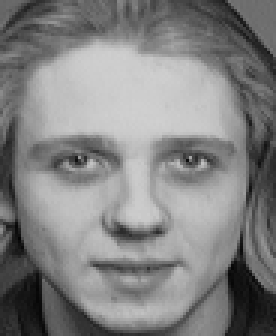
#> input picture 数字图像处理/week13-SIFT算法/ORLdataset/s12/1.pgm, 92 x 112 px, found by its file name (shown 3 times larger)
$ jupyter execute --allow-errors '练习-FaceRecognize.ipynb'
#> lines starting #> are read from the running program, lines starting #| are printed output that depends on the picture
# 基于LBPH的人脸识别

1. 代码整体结构
实现一个简单的人脸识别系统，主要流程包括：

- 1.加载训练图像与对应标签
- 2.创建识别器
- 3.训练模型
- 4.预测新图像
- 5.输出结果

[cell 1]
import cv2                  # OpenCV计算机视觉库
import numpy as np            # NumPy数值计算库
import os                     # 操作系统接口，用于文件路径和目录遍历

## 1.加载训练图像与标签

[cell 2]
# 数据集路径（需包含子文件夹，每个子文件夹为一个类别）
dataset_path = 'path/to/faces'
faces = []   # 存储所有人脸图像
labels = []  # 存储对应的类别标签

# enumerate自动为每个子文件夹分配从0开始的整数标签
#> (the rest of this cell did not finish here and is left out)

[cell 3]
import cv2
import numpy as np
import os

# 使用ORL人脸数据集的正确路径（包含40个人各10张照片）
dataset_path = "img/ORLdataset"

faces = []
labels = []

valid_ext = [".bmp", ".jpg", ".jpeg", ".png", ".pgm"]  # 允许的图片扩展名

for label, person in enumerate(os.listdir(dataset_path)):
    person_path = os.path.join(dataset_path, person)

    if not os.path.isdir(person_path):  # 跳过非文件夹（如.DS_Store）
        continue

    for img_name in os.listdir(person_path):

        ext = os.path.splitext(img_name)[1].lower()  # 获取文件扩展名
        if ext not in valid_ext:
            print("跳过非图片文件:", img_name)
            continue

        img_path = os.path.join(person_path, img_name)
        img = cv2.imread(img_path, cv2.IMREAD_GRAYSCALE)  # 灰度模式读取
#> img is the input picture: shape (112, 92); min 2, max 208, mean 129.8

        if img is None:  # 防止读取失败（如macOS的._开头的元数据文件）
            print("读取失败:", img_path)
            continue

        img = cv2.resize(img, (100, 100))  # 统一尺寸为100x100
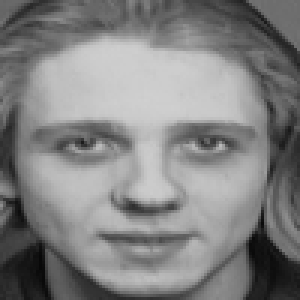
#> img: shape (100, 100) (shown 3 times larger); min 8, max 208, mean 129.7
        faces.append(img)
        labels.append(label)  # 每个子文件夹对应一个整数标签
#> pass 2 of the loop `for label, person in enumerate(os.listdir(dataset_path)):`:
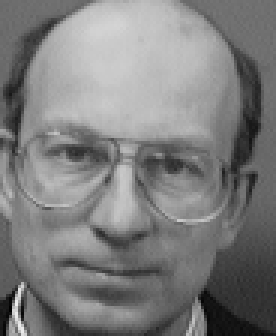
#> input picture 数字图像处理/week13-SIFT算法/ORLdataset/s13/2.pgm, 92 x 112 px, found by its file name (shown 3 times larger)
#> img is the input picture: shape (112, 92); min 0, max 240, mean 125.4
#> `img = cv2.resize(img, (100, 100))`:
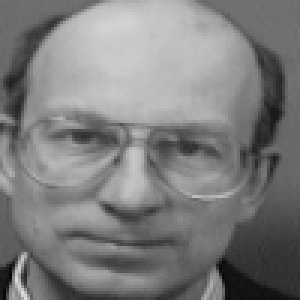
#> img: shape (100, 100) (shown 3 times larger); min 7, max 223, mean 125.3
#> pass 3 of the loop `for label, person in enumerate(os.listdir(dataset_path)):`:
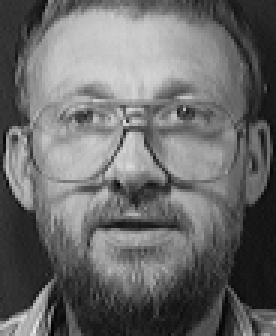
#> input picture 数字图像处理/week13-SIFT算法/ORLdataset/s14/1.pgm, 92 x 112 px, found by its file name (shown 3 times larger)
#> img is the input picture: shape (112, 92); min 2, max 233, mean 106.5
#> `img = cv2.resize(img, (100, 100))`:
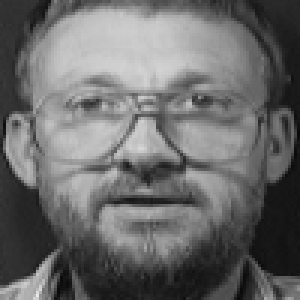
#> img: shape (100, 100) (shown 3 times larger); min 9, max 232, mean 106.3
#> the loop made 4 passes; the first 3 are shown

faces = np.array(faces, dtype=np.uint8)
labels = np.array(labels)

print("读取成功的图像数量:", len(faces))
print("标签数量:", len(labels))

## 2. 创建识别器

[cell 4]
# 创建LBPH（Local Binary Pattern Histograms）人脸识别器
# threshold=80：置信度上限阈值，distance大于80视为"无法识别"
recognizer = cv2.face.LBPHFaceRecognizer_create(threshold=80)

print("识别器创建成功：", recognizer)

## 3.训练模型

[cell 5]
# 使用faces（图像数组）和labels（标签数组）训练识别器
recognizer.train(faces, labels)
print("模型训练完成！")

## 4.预测新图像

[cell 6]
# 从ORL数据集中选取一张测试图片进行预测
test_img_path = os.path.join("img/ORLdataset", "s1", "1.bmp")  # 第1个人的第1张图

# 读入并预处理：灰度模式 + 统一尺寸为100x100
test_img = cv2.imread(test_img_path, cv2.IMREAD_GRAYSCALE)
test_img = cv2.resize(test_img, (100, 100))

# predict返回：pred_label=预测的类别编号，confidence=与最匹配类别的距离
pred_label, confidence = recognizer.predict(test_img)
#> pred_label = 0; confidence = 0

print("预测得到的类别编号：", pred_label)
#| 预测得到的类别编号： 0
print("对应的距离（置信度，越小越像）：", confidence)
#| 对应的距离（置信度，越小越像）： 0.0

## 5.输出结果

[cell 7]
# 将数字标签转换为可读的人名（ORL数据集中s1~s40表示40个人）
pred_person = f"s{pred_label + 1}"  # 标签从0开始，文件夹名从s1开始
#> pred_person = 's1'

print("预测结果：", pred_person)
#| 预测结果： s1
print("置信度（越小越像）：", confidence)
#| 置信度（越小越像）： 0.0

[cell 8]
import cv2
import numpy as np
import os

dataset_path = "img/ORLdataset"

faces = []
labels = []
test_faces = []    # 存储测试集图像
test_labels = []   # 存储测试集标签

valid_ext = [".bmp"]   # 只用bmp格式，跳过macOS的._开头的元数据文件

for label, person in enumerate(os.listdir(dataset_path)):
    person_path = os.path.join(dataset_path, person)

    if not os.path.isdir(person_path):
        continue

    # 过滤出干净的图片列表：不以._开头，后缀是.bmp
    img_files = [
        f for f in os.listdir(person_path)
        if (not f.startswith("._")) and os.path.splitext(f)[1].lower() in valid_ext
    ]
    img_files = sorted(img_files)   # 排序保证1.bmp~10.bmp顺序一致

    if len(img_files) == 0:
        print("这个人没有有效图片：", person_path)
        continue

    # 每个人的最后一张图作为测试集，其余作为训练集
    test_img_name = img_files[-1]
    test_img_path = os.path.join(person_path, test_img_name)
    test_img = cv2.imread(test_img_path, 0)  # 0表示灰度模式
    test_img = cv2.resize(test_img, (100, 100))
    test_faces.append(test_img)
    test_labels.append(label)

    # 其余图片作为训练样本
    for img_name in img_files[:-1]:
        img_path = os.path.join(person_path, img_name)
        img = cv2.imread(img_path, 0)
        if img is None:
            print("训练图读取失败：", img_path)
            continue
        img = cv2.resize(img, (100, 100))
        faces.append(img)
        labels.append(label)
#> pass 2 of the loop `for label, person in enumerate(os.listdir(dataset_path)):`:
#> pass 3 of the loop `for label, person in enumerate(os.listdir(dataset_path)):`:
#> the loop made 4 passes; the first 3 are shown

faces = np.array(faces, dtype=np.uint8)
labels = np.array(labels)
test_faces = np.array(test_faces, dtype=np.uint8)
test_labels = np.array(test_labels)

print("训练集数量：", len(faces))

[cell 9]
# 重新创建LBPH识别器（不设threshold阈值，让所有预测都返回结果）
recognizer = cv2.face.LBPHFaceRecognizer_create()

#> (the rest of this cell did not finish here and is left out)

[cell 10]
# 预测测试集中的第1张图像（idx=0表示第一个人的最后一张照片）
idx = 0
#> (the rest of this cell did not finish here and is left out)

[cell 11]
from matplotlib import pyplot as plt
import cv2

# 将灰度图转为BGR以便在上面绘制文字
display = cv2.cvtColor(test_img, cv2.COLOR_GRAY2BGR)
# 在图像底部添加预测结果文字
cv2.putText(display, f"Pred: s{pred_label+1}", (5, 95),
            cv2.FONT_HERSHEY_SIMPLEX, 0.6, (255,255,255), 2)
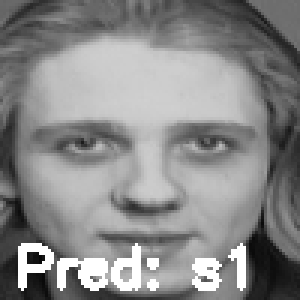
#> display: shape (100, 100, 3) (shown 3 times larger); min 8, max 255, mean 136.7

# BGR转RGB后用matplotlib显示
plt.imshow(cv2.cvtColor(display, cv2.COLOR_BGR2RGB))
#> (the rest of this cell did not finish here and is left out)

[cell 12]
# 计算整体识别准确率：遍历所有测试图像进行预测并统计正确数
correct = 0

for i in range(len(test_faces)):
    pred_label, confidence = recognizer.predict(test_faces[i])
    if pred_label == test_labels[i]:  # 预测标签与真实标签一致则计数+1
        correct += 1
#> after the loop, correct = 0

#> (the rest of this cell did not finish here and is left out)
